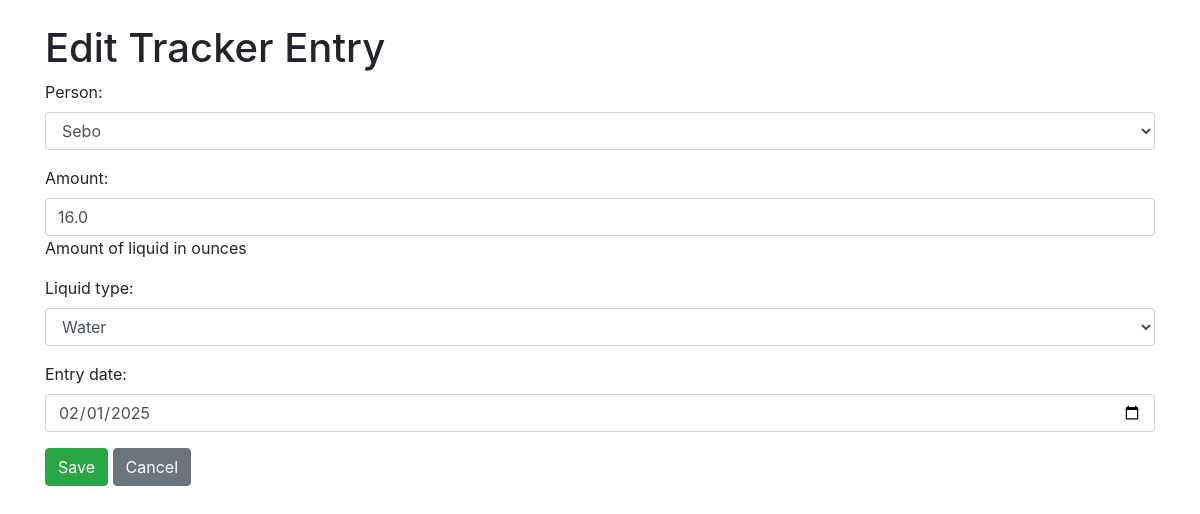
The page /entries/2/edit/ on the database its author committed.
### tracker/models.py (models this page shows, shortened)
class WaterIntake(models.Model):
    person = models.CharField(max_length=10, choices=PERSON_CHOICES, default='alomi')
    amount = models.FloatField(help_text="Amount of liquid in ounces")
    liquid_type = models.CharField(max_length=50, choices=LIQUID_CHOICES, default='water')
    entry_date = models.DateField(default=date.today)

### tracker/views.py (the view)
# urls.py: path('entries/<int:pk>/edit/', views.entry_update, name='entry_update'),
def entry_update(request, pk):
    entry = get_object_or_404(WaterIntake, pk=pk)
    if request.method == 'POST':
        form = WaterIntakeForm(request.POST, instance=entry)
        if form.is_valid():
            form.save()
            return redirect('entry_list')
    else:
        form = WaterIntakeForm(instance=entry)
    return render(request, 'tracker/entry_form.html', {'form': form, 'entry': entry})

### tracker/forms.py
class WaterIntakeForm(forms.ModelForm):
    class Meta:
        model = WaterIntake
        fields = ['person', 'amount', 'liquid_type', 'entry_date']
        widgets = {
            'person': forms.Select(attrs={'class': 'form-control'}),
            'amount': forms.NumberInput(attrs={
                'class': 'form-control',
                'placeholder': 'Enter ounces',
                'value': 8  # default value in the widget
            }),
            'liquid_type': forms.Select(attrs={'class': 'form-control'}),
            'entry_date': forms.DateInput(attrs={'class': 'form-control', 'type': 'date'}),
        }
        initial = {
            'amount': 8,
        }

### tracker/templates/tracker/entry_form.html (shortened to what this page needs)
{% extends 'tracker/base.html' %}
{% block content %}
<h1>Edit Tracker Entry</h1>
<form method="post">
  {{ form.as_p }}
  <button type="submit" class="btn btn-success">Save</button>
  <a href="{% url 'entry_list' %}" class="btn btn-secondary">Cancel</a>
</form>
{% endblock %}

### rows shown on the page
WaterIntake: person "Sebo", amount "16.0", liquid_type "Water", entry_date "02/01/2025"
